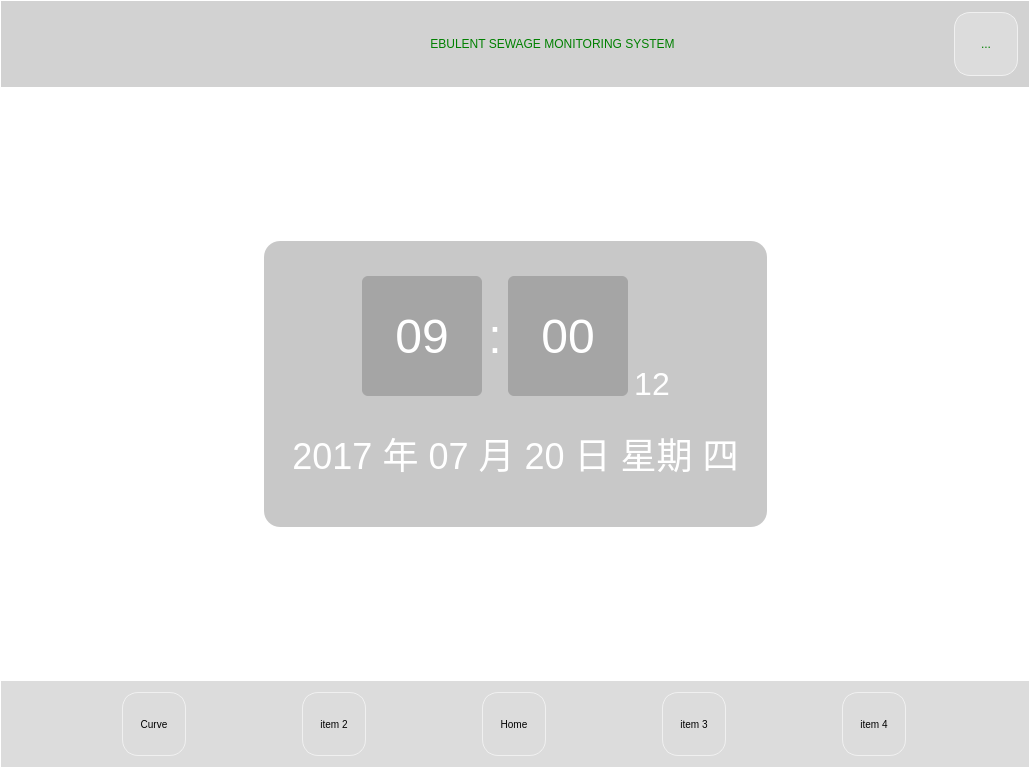
<?xml version="1.0" encoding="UTF-8"?>
<ui version="4.0">
 <class>MainWidget</class>
 <widget class="QWidget" name="MainWidget">
  <property name="geometry">
   <rect>
    <x>0</x>
    <y>0</y>
    <width>1030</width>
    <height>768</height>
   </rect>
  </property>
  <property name="windowTitle">
   <string>sewage monitoring</string>
  </property>
  <property name="styleSheet">
   <string notr="true">QWidget{
	background-color: #FFFFFF;
}
QToolButton{
    color:green;
    background-color:#FFFFFF;
    border: 1px solid #FFFFFF;
    border-radius: 16px;
	font-size:10px;
}
QToolButton:hover{
    background-color:#F5F5F5;
}

QToolButton:pressed{
    background-color:#555555;
}
QLabel{
	font: 75 16pt &quot;Helvetica&quot;;
    color:green;
}
</string>
  </property>
  <layout class="QGridLayout" name="gridLayout_4" rowstretch="0,10,0">
   <property name="leftMargin">
    <number>1</number>
   </property>
   <property name="topMargin">
    <number>1</number>
   </property>
   <property name="rightMargin">
    <number>1</number>
   </property>
   <property name="bottomMargin">
    <number>1</number>
   </property>
   <property name="spacing">
    <number>0</number>
   </property>
   <item row="0" column="0">
    <widget class="QWidget" name="titleWidget" native="true">
     <property name="minimumSize">
      <size>
       <width>0</width>
       <height>70</height>
      </size>
     </property>
     <property name="maximumSize">
      <size>
       <width>16777215</width>
       <height>16777215</height>
      </size>
     </property>
     <property name="styleSheet">
      <string notr="true">QWidget{
	background-color: rgb(210, 210, 210);
}
QToolButton{
    color:green;
    background-color:#FFFFFF;
    border: 1px solid rgb(225,225,225);
    border-radius: 16px;
}
QToolButton:hover{
    background-color:#F5F5F5;
}

QToolButton:pressed{
    background-color:#555555;
}</string>
     </property>
     <layout class="QGridLayout" name="gridLayout" columnstretch="5,0,0,0,0">
      <item row="0" column="1">
       <spacer name="horizontalSpacer">
        <property name="orientation">
         <enum>Qt::Horizontal</enum>
        </property>
        <property name="sizeHint" stdset="0">
         <size>
          <width>340</width>
          <height>20</height>
         </size>
        </property>
       </spacer>
      </item>
      <item row="0" column="2">
       <widget class="QLabel" name="nameLabel">
        <property name="styleSheet">
         <string notr="true">QLabel{
	font: 75 16pt &quot;Helvetica&quot;;
    color:green;
}</string>
        </property>
        <property name="text">
         <string>EBULENT SEWAGE MONITORING SYSTEM</string>
        </property>
        <property name="alignment">
         <set>Qt::AlignCenter</set>
        </property>
       </widget>
      </item>
      <item row="0" column="3">
       <spacer name="horizontalSpacer_2">
        <property name="orientation">
         <enum>Qt::Horizontal</enum>
        </property>
        <property name="sizeHint" stdset="0">
         <size>
          <width>273</width>
          <height>20</height>
         </size>
        </property>
       </spacer>
      </item>
      <item row="0" column="4">
       <widget class="QPushButton" name="settingButton">
        <property name="minimumSize">
         <size>
          <width>64</width>
          <height>64</height>
         </size>
        </property>
        <property name="focusPolicy">
         <enum>Qt::NoFocus</enum>
        </property>
        <property name="styleSheet">
         <string notr="true">QPushButton{
    color:green;
    background-color:rgb(220,220,220);
    border: 1px solid rgb(240,240,240);
    border-radius: 16px;
}
QPushButton:hover{
    background-color:#FFFFFF;
}

QPushButton:pressed{
    background-color:#555555;
}</string>
        </property>
        <property name="text">
         <string>...</string>
        </property>
        <property name="flat">
         <bool>true</bool>
        </property>
       </widget>
      </item>
      <item row="0" column="0">
       <spacer name="horizontalSpacer_7">
        <property name="orientation">
         <enum>Qt::Horizontal</enum>
        </property>
        <property name="sizeHint" stdset="0">
         <size>
          <width>40</width>
          <height>20</height>
         </size>
        </property>
       </spacer>
      </item>
     </layout>
    </widget>
   </item>
   <item row="2" column="0">
    <widget class="QWidget" name="bottomWidget" native="true">
     <property name="styleSheet">
      <string notr="true">QWidget{
	background-color: rgb(220, 220, 220);
}
QToolButton{
    color:black;
    background-color:rgb(220,220,220);
    border: 1px solid rgb(240,240,240);
    border-radius: 16px;
}
QToolButton:hover{
	background-color:#FFFFFF;
}

QToolButton:pressed{
    background-color:#555555;
}</string>
     </property>
     <layout class="QGridLayout" name="gridLayout_2">
      <item row="0" column="0">
       <widget class="QToolButton" name="itemToolButton">
        <property name="minimumSize">
         <size>
          <width>64</width>
          <height>64</height>
         </size>
        </property>
        <property name="maximumSize">
         <size>
          <width>64</width>
          <height>64</height>
         </size>
        </property>
        <property name="focusPolicy">
         <enum>Qt::NoFocus</enum>
        </property>
        <property name="autoFillBackground">
         <bool>false</bool>
        </property>
        <property name="text">
         <string>Curve</string>
        </property>
        <property name="iconSize">
         <size>
          <width>32</width>
          <height>32</height>
         </size>
        </property>
        <property name="toolButtonStyle">
         <enum>Qt::ToolButtonTextUnderIcon</enum>
        </property>
       </widget>
      </item>
      <item row="0" column="1">
       <widget class="QToolButton" name="itemToolButton_2">
        <property name="minimumSize">
         <size>
          <width>64</width>
          <height>64</height>
         </size>
        </property>
        <property name="maximumSize">
         <size>
          <width>64</width>
          <height>64</height>
         </size>
        </property>
        <property name="focusPolicy">
         <enum>Qt::NoFocus</enum>
        </property>
        <property name="text">
         <string>item 2</string>
        </property>
        <property name="iconSize">
         <size>
          <width>32</width>
          <height>32</height>
         </size>
        </property>
        <property name="toolButtonStyle">
         <enum>Qt::ToolButtonTextUnderIcon</enum>
        </property>
       </widget>
      </item>
      <item row="0" column="2">
       <widget class="QToolButton" name="homeToolButton">
        <property name="minimumSize">
         <size>
          <width>64</width>
          <height>50</height>
         </size>
        </property>
        <property name="maximumSize">
         <size>
          <width>64</width>
          <height>64</height>
         </size>
        </property>
        <property name="focusPolicy">
         <enum>Qt::NoFocus</enum>
        </property>
        <property name="text">
         <string>Home</string>
        </property>
        <property name="iconSize">
         <size>
          <width>32</width>
          <height>32</height>
         </size>
        </property>
        <property name="toolButtonStyle">
         <enum>Qt::ToolButtonTextUnderIcon</enum>
        </property>
       </widget>
      </item>
      <item row="0" column="3">
       <widget class="QToolButton" name="itemToolButton_3">
        <property name="minimumSize">
         <size>
          <width>64</width>
          <height>64</height>
         </size>
        </property>
        <property name="maximumSize">
         <size>
          <width>64</width>
          <height>64</height>
         </size>
        </property>
        <property name="focusPolicy">
         <enum>Qt::NoFocus</enum>
        </property>
        <property name="text">
         <string>item 3</string>
        </property>
        <property name="iconSize">
         <size>
          <width>32</width>
          <height>32</height>
         </size>
        </property>
        <property name="toolButtonStyle">
         <enum>Qt::ToolButtonTextUnderIcon</enum>
        </property>
       </widget>
      </item>
      <item row="0" column="4">
       <widget class="QToolButton" name="itemToolButton_4">
        <property name="minimumSize">
         <size>
          <width>64</width>
          <height>64</height>
         </size>
        </property>
        <property name="maximumSize">
         <size>
          <width>64</width>
          <height>64</height>
         </size>
        </property>
        <property name="focusPolicy">
         <enum>Qt::NoFocus</enum>
        </property>
        <property name="text">
         <string>item 4</string>
        </property>
        <property name="iconSize">
         <size>
          <width>32</width>
          <height>32</height>
         </size>
        </property>
        <property name="toolButtonStyle">
         <enum>Qt::ToolButtonTextUnderIcon</enum>
        </property>
       </widget>
      </item>
     </layout>
    </widget>
   </item>
   <item row="1" column="0">
    <widget class="QAnimationStackedWidget" name="centerStackWidget">
     <property name="focusPolicy">
      <enum>Qt::NoFocus</enum>
     </property>
     <property name="styleSheet">
      <string notr="true">QWidget{
	background-color: #FFFFFF;
}

QLabel{
	font: 12pt &quot;Helvetica&quot;;
    color:green;
}</string>
     </property>
     <property name="currentIndex">
      <number>2</number>
     </property>
     <widget class="QWidget" name="centerStackWidgetPage1">
      <property name="font">
       <font>
        <pointsize>9</pointsize>
       </font>
      </property>
      <layout class="QGridLayout" name="gridLayout_19" rowstretch="0,10,0">
       <property name="leftMargin">
        <number>0</number>
       </property>
       <property name="topMargin">
        <number>0</number>
       </property>
       <property name="rightMargin">
        <number>0</number>
       </property>
       <property name="bottomMargin">
        <number>0</number>
       </property>
       <property name="verticalSpacing">
        <number>0</number>
       </property>
       <item row="0" column="0">
        <widget class="QWidget" name="titleWIdget" native="true">
         <property name="focusPolicy">
          <enum>Qt::ClickFocus</enum>
         </property>
         <layout class="QGridLayout" name="gridLayout_21">
          <item row="0" column="0">
           <layout class="QGridLayout" name="gridLayout_22">
            <item row="0" column="4">
             <widget class="QLabel" name="nextTimeLabel">
              <property name="text">
               <string>下次维护日期：</string>
              </property>
             </widget>
            </item>
            <item row="0" column="2">
             <widget class="QLabel" name="runTimeLabel">
              <property name="text">
               <string>设备运行时间：</string>
              </property>
             </widget>
            </item>
            <item row="0" column="6">
             <widget class="QLabel" name="persionLabel">
              <property name="maximumSize">
               <size>
                <width>60</width>
                <height>16777215</height>
               </size>
              </property>
              <property name="text">
               <string>责任人：</string>
              </property>
             </widget>
            </item>
            <item row="0" column="3">
             <widget class="QLineEdit" name="runTimeLineEdit">
              <property name="focusPolicy">
               <enum>Qt::NoFocus</enum>
              </property>
              <property name="readOnly">
               <bool>true</bool>
              </property>
             </widget>
            </item>
            <item row="0" column="0">
             <widget class="QLabel" name="timeLabel">
              <property name="text">
               <string>日期时间：</string>
              </property>
             </widget>
            </item>
            <item row="0" column="7">
             <widget class="QLineEdit" name="persionLineEdit">
              <property name="maximumSize">
               <size>
                <width>200</width>
                <height>16777215</height>
               </size>
              </property>
              <property name="focusPolicy">
               <enum>Qt::ClickFocus</enum>
              </property>
              <property name="text">
               <string>xxx</string>
              </property>
              <property name="alignment">
               <set>Qt::AlignCenter</set>
              </property>
             </widget>
            </item>
            <item row="0" column="1">
             <widget class="QLineEdit" name="timeLineEdit">
              <property name="focusPolicy">
               <enum>Qt::NoFocus</enum>
              </property>
              <property name="readOnly">
               <bool>true</bool>
              </property>
             </widget>
            </item>
            <item row="0" column="5">
             <widget class="QLineEdit" name="nextTimeLineEdit">
              <property name="focusPolicy">
               <enum>Qt::NoFocus</enum>
              </property>
              <property name="readOnly">
               <bool>true</bool>
              </property>
             </widget>
            </item>
           </layout>
          </item>
         </layout>
        </widget>
       </item>
       <item row="1" column="0">
        <widget class="QCustomPlot" name="sewagePlot" native="true">
         <property name="minimumSize">
          <size>
           <width>100</width>
           <height>100</height>
          </size>
         </property>
         <property name="focusPolicy">
          <enum>Qt::WheelFocus</enum>
         </property>
        </widget>
       </item>
       <item row="2" column="0">
        <widget class="QTableWidget" name="tableWidget">
         <property name="maximumSize">
          <size>
           <width>16777215</width>
           <height>120</height>
          </size>
         </property>
         <property name="autoFillBackground">
          <bool>false</bool>
         </property>
         <property name="verticalScrollBarPolicy">
          <enum>Qt::ScrollBarAlwaysOff</enum>
         </property>
         <property name="horizontalScrollBarPolicy">
          <enum>Qt::ScrollBarAlwaysOff</enum>
         </property>
         <property name="alternatingRowColors">
          <bool>true</bool>
         </property>
         <property name="textElideMode">
          <enum>Qt::ElideMiddle</enum>
         </property>
         <property name="showGrid">
          <bool>true</bool>
         </property>
         <property name="gridStyle">
          <enum>Qt::DashLine</enum>
         </property>
         <property name="sortingEnabled">
          <bool>false</bool>
         </property>
         <property name="rowCount">
          <number>3</number>
         </property>
         <property name="columnCount">
          <number>3</number>
         </property>
         <attribute name="horizontalHeaderCascadingSectionResizes">
          <bool>false</bool>
         </attribute>
         <attribute name="horizontalHeaderShowSortIndicator" stdset="0">
          <bool>false</bool>
         </attribute>
         <attribute name="horizontalHeaderStretchLastSection">
          <bool>true</bool>
         </attribute>
         <attribute name="verticalHeaderShowSortIndicator" stdset="0">
          <bool>false</bool>
         </attribute>
         <attribute name="verticalHeaderStretchLastSection">
          <bool>true</bool>
         </attribute>
         <row/>
         <row/>
         <row/>
         <column>
          <property name="text">
           <string>污染物类型</string>
          </property>
         </column>
         <column>
          <property name="text">
           <string>当前值</string>
          </property>
         </column>
         <column>
          <property name="text">
           <string>预警值</string>
          </property>
         </column>
        </widget>
       </item>
      </layout>
     </widget>
     <widget class="QWidget" name="centerStackWidgetPage2">
      <property name="styleSheet">
       <string notr="true">background-color: rgb(170, 255, 0);</string>
      </property>
     </widget>
     <widget class="QWidget" name="centerStackWidgetHome">
      <layout class="QGridLayout" name="gridLayout_3" rowstretch="1,2,1" columnstretch="1,2,1">
       <item row="1" column="0">
        <spacer name="horizontalSpacer_3">
         <property name="orientation">
          <enum>Qt::Horizontal</enum>
         </property>
         <property name="sizeHint" stdset="0">
          <size>
           <width>40</width>
           <height>20</height>
          </size>
         </property>
        </spacer>
       </item>
       <item row="1" column="1">
        <widget class="QWidget" name="timeWidget" native="true">
         <property name="styleSheet">
          <string notr="true">background-color: rgb(200, 200, 200);
border: 0px solid #FFFFFF;
border-radius: 16px;</string>
         </property>
         <layout class="QGridLayout" name="gridLayout_10" rowstretch="3,2">
          <property name="topMargin">
           <number>32</number>
          </property>
          <property name="bottomMargin">
           <number>32</number>
          </property>
          <property name="verticalSpacing">
           <number>12</number>
          </property>
          <item row="0" column="0">
           <layout class="QGridLayout" name="gridLayout_9">
            <item row="0" column="0">
             <spacer name="horizontalSpacer_5">
              <property name="orientation">
               <enum>Qt::Horizontal</enum>
              </property>
              <property name="sizeHint" stdset="0">
               <size>
                <width>40</width>
                <height>20</height>
               </size>
              </property>
             </spacer>
            </item>
            <item row="0" column="1">
             <layout class="QGridLayout" name="gridLayout_8" columnstretch="0,0">
              <item row="0" column="0">
               <layout class="QGridLayout" name="gridLayout_6">
                <item row="0" column="0">
                 <widget class="QLabel" name="hourLabel">
                  <property name="minimumSize">
                   <size>
                    <width>120</width>
                    <height>90</height>
                   </size>
                  </property>
                  <property name="maximumSize">
                   <size>
                    <width>16777215</width>
                    <height>120</height>
                   </size>
                  </property>
                  <property name="font">
                   <font>
                    <family>Helvetica</family>
                    <pointsize>-1</pointsize>
                    <weight>50</weight>
                    <italic>false</italic>
                    <bold>false</bold>
                   </font>
                  </property>
                  <property name="styleSheet">
                   <string notr="true">QLabel{
    background-color:#A5A5A5;
	font-size:48px;
    color:white;
    border-radius: 6px;
}</string>
                  </property>
                  <property name="inputMethodHints">
                   <set>Qt::ImhDigitsOnly</set>
                  </property>
                  <property name="text">
                   <string>09</string>
                  </property>
                  <property name="alignment">
                   <set>Qt::AlignCenter</set>
                  </property>
                 </widget>
                </item>
                <item row="0" column="1">
                 <widget class="QLabel" name="label">
                  <property name="maximumSize">
                   <size>
                    <width>15</width>
                    <height>16777215</height>
                   </size>
                  </property>
                  <property name="styleSheet">
                   <string notr="true">QLabel{
	font-size:48px;
    color:white;
    border-radius: 0px;
}</string>
                  </property>
                  <property name="text">
                   <string>:</string>
                  </property>
                  <property name="alignment">
                   <set>Qt::AlignCenter</set>
                  </property>
                 </widget>
                </item>
                <item row="0" column="2">
                 <widget class="QLabel" name="minuteLabel">
                  <property name="minimumSize">
                   <size>
                    <width>120</width>
                    <height>90</height>
                   </size>
                  </property>
                  <property name="maximumSize">
                   <size>
                    <width>16777215</width>
                    <height>120</height>
                   </size>
                  </property>
                  <property name="styleSheet">
                   <string notr="true">QLabel{
    background-color:#A5A5A5;
	font-size:48px;
    color:white;
    border-radius: 6px;
}</string>
                  </property>
                  <property name="inputMethodHints">
                   <set>Qt::ImhDigitsOnly</set>
                  </property>
                  <property name="text">
                   <string>00</string>
                  </property>
                  <property name="alignment">
                   <set>Qt::AlignCenter</set>
                  </property>
                 </widget>
                </item>
               </layout>
              </item>
              <item row="0" column="1">
               <layout class="QGridLayout" name="gridLayout_7" rowstretch="3,1">
                <item row="1" column="0">
                 <widget class="QLabel" name="secondLabel">
                  <property name="minimumSize">
                   <size>
                    <width>30</width>
                    <height>30</height>
                   </size>
                  </property>
                  <property name="styleSheet">
                   <string notr="true">QLabel{
    color:white;
    font-size:32px;
    border-radius: 8px;
}</string>
                  </property>
                  <property name="text">
                   <string>12</string>
                  </property>
                  <property name="alignment">
                   <set>Qt::AlignCenter</set>
                  </property>
                 </widget>
                </item>
                <item row="0" column="0">
                 <spacer name="verticalSpacer_3">
                  <property name="orientation">
                   <enum>Qt::Vertical</enum>
                  </property>
                  <property name="sizeHint" stdset="0">
                   <size>
                    <width>20</width>
                    <height>36</height>
                   </size>
                  </property>
                 </spacer>
                </item>
               </layout>
              </item>
             </layout>
            </item>
            <item row="0" column="2">
             <spacer name="horizontalSpacer_6">
              <property name="orientation">
               <enum>Qt::Horizontal</enum>
              </property>
              <property name="sizeHint" stdset="0">
               <size>
                <width>40</width>
                <height>20</height>
               </size>
              </property>
             </spacer>
            </item>
           </layout>
          </item>
          <item row="1" column="0">
           <layout class="QGridLayout" name="gridLayout_5" columnstretch="5">
            <property name="horizontalSpacing">
             <number>6</number>
            </property>
            <item row="0" column="0">
             <widget class="QLabel" name="dateLabel">
              <property name="font">
               <font>
                <family>Helvetica</family>
                <pointsize>-1</pointsize>
                <weight>50</weight>
                <italic>false</italic>
                <bold>false</bold>
               </font>
              </property>
              <property name="styleSheet">
               <string notr="true">QLabel{
	font-size:36px;
    color:white;
    border-radius: 8px;
}</string>
              </property>
              <property name="text">
               <string>2017 年 07 月 20 日 星期 四</string>
              </property>
              <property name="alignment">
               <set>Qt::AlignCenter</set>
              </property>
             </widget>
            </item>
           </layout>
          </item>
         </layout>
        </widget>
       </item>
       <item row="2" column="1">
        <spacer name="verticalSpacer_2">
         <property name="orientation">
          <enum>Qt::Vertical</enum>
         </property>
         <property name="sizeHint" stdset="0">
          <size>
           <width>20</width>
           <height>40</height>
          </size>
         </property>
        </spacer>
       </item>
       <item row="0" column="1">
        <spacer name="verticalSpacer">
         <property name="orientation">
          <enum>Qt::Vertical</enum>
         </property>
         <property name="sizeHint" stdset="0">
          <size>
           <width>20</width>
           <height>40</height>
          </size>
         </property>
        </spacer>
       </item>
       <item row="1" column="2">
        <spacer name="horizontalSpacer_4">
         <property name="orientation">
          <enum>Qt::Horizontal</enum>
         </property>
         <property name="sizeHint" stdset="0">
          <size>
           <width>40</width>
           <height>20</height>
          </size>
         </property>
        </spacer>
       </item>
      </layout>
     </widget>
     <widget class="QWidget" name="centerStackWidgetPage4">
      <property name="styleSheet">
       <string notr="true">background-color: rgb(85, 170, 255);</string>
      </property>
     </widget>
     <widget class="QWidget" name="centerStackWidgetPage5">
      <property name="styleSheet">
       <string notr="true">background-color: rgb(255, 170, 127);</string>
      </property>
     </widget>
    </widget>
   </item>
  </layout>
 </widget>
 <layoutdefault spacing="6" margin="11"/>
 <customwidgets>
  <customwidget>
   <class>QCustomPlot</class>
   <extends>QWidget</extends>
   <header location="global">qcustomplot.h</header>
   <container>1</container>
  </customwidget>
  <customwidget>
   <class>QAnimationStackedWidget</class>
   <extends>QStackedWidget</extends>
   <header location="global">qanimationstackedwidget.h</header>
   <container>1</container>
  </customwidget>
 </customwidgets>
 <tabstops>
  <tabstop>persionLineEdit</tabstop>
 </tabstops>
 <resources/>
 <connections/>
</ui>
